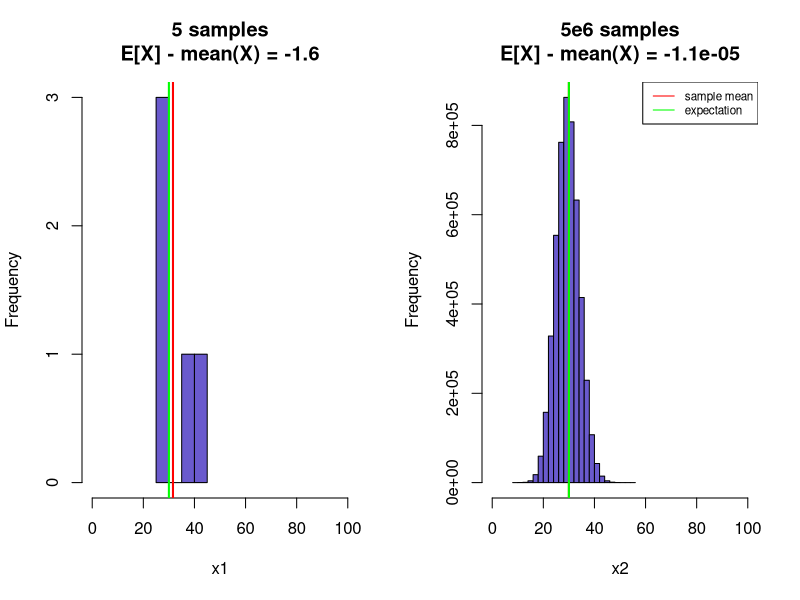
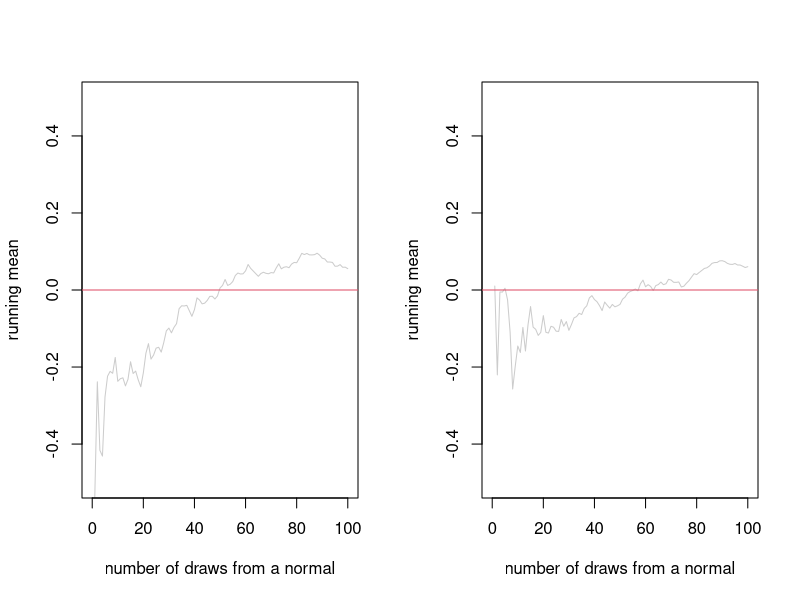
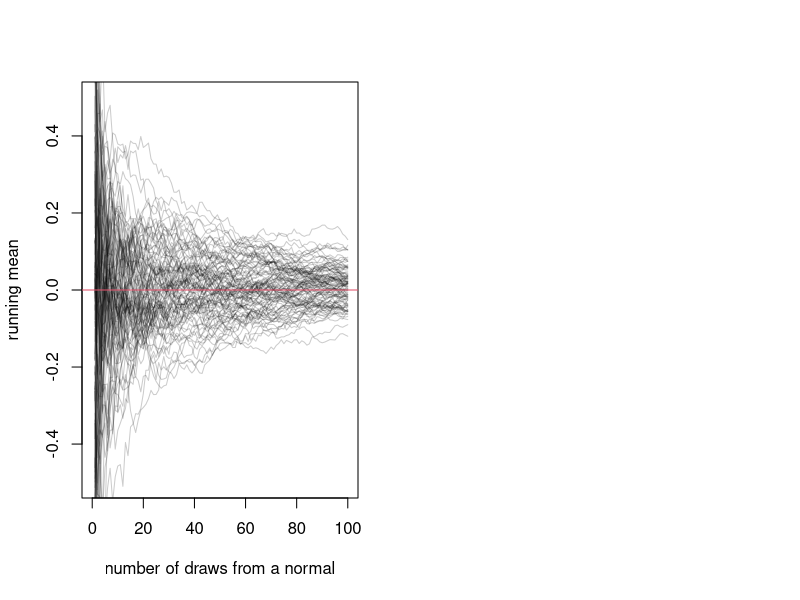

R code for these plots, in order: (Note: this script raises an error after producing the figures.)
## ---- chunk 1
	set.seed(234)
	options(digits=5)
## ---- chunk 2
par(mfrow=c(1,2))
	x1 <- rbinom(5,size=100,prob=0.3)
	x2 <- rbinom(5e6,size=100,prob=0.3)
		hist(x1,col="slateblue",main=sprintf("5 samples\nE[X] - mean(X) = %s",signif(30-mean(x1),3)),xlim=c(0,100))
			abline(v=mean(x1),col="red",lwd=2)
			abline(v=100*0.3,col="green",lwd=2)
		hist(x2,col="slateblue",main=sprintf("5e6 samples\nE[X] - mean(X) = %s",signif(30-mean(x2),3)),xlim=c(0,100))
			abline(v=mean(x2),col="red",lwd=2)
			abline(v=100*0.3,col="green",lwd=2)
		legend(x="topright",lty=1,col=c("red","green"),legend=c("sample mean","expectation"),cex=0.7)
## ---- chunk 3
	draw.running.mean <- function(r,n){
		replicate(r,{
			x1 <- rnorm(n,mean=0,sd=0.5)
			x1.mean <- cumsum(x1)/(1:n)
			lines(1:n,x1.mean,col=adjustcolor(1,0.2))
		})
		return(invisible(0))
	}
	n <- 1e2
	plot(0,xlim=c(0,n),ylim=c(-0.5,0.5),type='n',
			xlab="number of draws from a normal",
			ylab="running mean")
		draw.running.mean(r = 1,n = 100)
		abline(h=0,col=2)
## ---- chunk 4
	n <- 1e2
	plot(0,xlim=c(0,n),ylim=c(-0.5,0.5),type='n',
			xlab="number of draws from a normal",
			ylab="running mean")
		draw.running.mean(r = 1,n = 100)
		abline(h=0,col=2)
## ---- chunk 5

	n <- 1e2
	plot(0,xlim=c(0,n),ylim=c(-0.5,0.5),type='n',
			xlab="number of draws from a normal",
			ylab="running mean")
		draw.running.mean(r = 100,n = n)
		abline(h=0,col=2)
## ---- chunk 6
	knitr::include_graphics("figs/bayesmeme.jpg")
## ---- chunk 7
	knitr::include_graphics("../x15-Intro-to-Probability/figs/conditionalprob.jpg")
## ---- chunk 8
pr.hepatitis <- 0.001
pr.false.pos <- 0.05
sensitivity <- 0.99
n.people <- 1e6
## ---- chunk 9
	knitr::include_graphics("figs/docfig.jpeg")
## ---- chunk 10
	knitr::include_graphics("figs/docfig.jpeg")
## ---- chunk 11
	monty.hall.sim <- function(switch=FALSE){
		money.door <- sample(1:3,1)
		my.guess1 <- sample(1:3,1)
		if(my.guess1 != money.door){
			host.opens <- c(1:3)[-unique(c(money.door,my.guess1))]
		} else {
			host.opens <- sample(c(1:3)[-unique(c(money.door,my.guess1))],1)
		}
		my.guess2 <- ifelse(switch,
							c(1:3)[-unique(c(my.guess1,host.opens))],
							my.guess1)
		results <- list(list("switch" = switch,
						"doors" = list("money.door" = money.door,
									   "my.guess1" = my.guess1,
									   "host.opens" = host.opens,
									   "my.guess2" = my.guess2),
						"win" = ifelse(my.guess2 == money.door,
									   TRUE,
									   FALSE)))
		return(results)
	}

	plot.monty.hall <- function(results){
		doors <- matrix(c(1,3,5,1.5,1.5,1.5),nrow=3,ncol=2)
		lapply(results,
			function(r){
				plot(0,xlim=c(0,6),ylim=c(0,3),xaxt='n',yaxt='n',xlab="",ylab="",type='n',main=paste0("Switch=",r$switch))
					rect(c(0.5,2.5,4.5),c(0.5,0.5,0.5),c(1.5,3.5,5.5),c(2.5,2.5,2.5),col="brown")
					points(c(1.3,3.3,5.3),c(1.5,1.5,1.5),pch=19,cex=2)
					text(x=doors[r$doors$money.door,1],y=doors[r$doors$money.door,2],labels="$",cex=5,col=ifelse(r$win,"green","red"))
					text(x=doors[r$doors$my.guess1,1],y=doors[r$doors$my.guess1,2]+1.2,labels="guess1",cex=3,col="orange")
					text(x=doors[r$doors$host.opens,1],y=doors[r$doors$host.opens,2]+1.2,labels="opens",cex=3,col="orange")
					if(r$switch){
						text(x=doors[r$doors$my.guess2,1],y=doors[r$doors$my.guess2,2]+1.2,labels="guess2",cex=3,col="orange")			
					}
				if(r$win){
					box(lwd=3,col="green")
				} else {
					box(lwd=3,col="red")		
				}
		})
		return(invisible(""))
	}
## ---- chunk 12
	set.seed(123)
	plot.monty.hall(monty.hall.sim(switch=FALSE))
## ---- chunk 13
	noswitch.results <- replicate(400,monty.hall.sim(switch=FALSE))
## ---- chunk 14
	set.seed(123)
	plot.monty.hall(monty.hall.sim(switch=TRUE))
## ---- chunk 15
	switch.results <- replicate(400,monty.hall.sim(switch=TRUE))
## ---- chunk 16
	par(mar=rep(0.05,4),mfrow=c(20,20))
		plot.monty.hall(noswitch.results)
## ---- chunk 17
	par(mar=rep(0.05,4),mfrow=c(20,20))
		plot.monty.hall(switch.results)
## ---- chunk 18
	knitr::include_graphics("figs/Monty_open_door.svg.png")
## ---- chunk 19
	knitr::include_graphics("figs/bayescomic.jpeg")
## ---- chunk 20
#flips1 <- rbinom(1,10,0.5)
#flips2 <- rbinom(1,100,0.5)
flips1 <- 4
flips2 <- 52
p.seq <- seq(1e-4,1-1e-4,length.out=500)
## ---- chunk 21

	lnL.foo <- function(flips,n,p){
		lnL <- sum(dbinom(flips,n,p,log=TRUE))
		return(lnL)
	}

	lnL1 <- sapply(p.seq,function(p){lnL.foo(flips1,n=10,p=p)})
	lnL2 <- sapply(p.seq,function(p){lnL.foo(flips2,n=100,p=p)})
	pr1 <- dunif(p.seq,log=TRUE)
	pr2 <- dbeta(p.seq,3,3,log=TRUE)
	pr3 <- dbeta(p.seq,1/10,1/10,log=TRUE)
## ---- chunk 22
	plot(p.seq,lnL1,type='l',col="red",ylim=c(-15,0),
	 		ylab="log likelihood",xlab="values of p",
	 		main=sprintf("10 coin flips (%s heads)",flips1))
## ---- chunk 23
	plot(p.seq,lnL1,type='l',col="red",ylim=c(-15,0),
	 ylab="log likelihood",xlab="values of p",
	 main=sprintf("10 coin flips (%s heads)",flips1))
	 
	 abline(v=0.5,lwd=3)
	 text(x=0.32,y=-1,labels="prob(coin is fair)?",font=2)
## ---- chunk 24
plot(p.seq,type='n',ylim=c(-2,2),xlim=c(0,1),ylab="log prior probability",main="Possible Priors",xlab="values of p")
	lines(p.seq,pr1,lwd=3,col="blue")
		text(x=0.5,y=0.2,col="blue",font=2,labels="aliens",cex=2)
## ---- chunk 25
plot(p.seq,type='n',ylim=c(-2,2),xlim=c(0,1),ylab="log prior probability",main="Possible Priors",xlab="values of p")
	lines(p.seq,pr1,lwd=3,col="blue")
		text(x=0.5,y=0.2,col="blue",font=2,labels="aliens",cex=2)
## ---- chunk 26
plot(p.seq,type='n',ylim=c(-2,2),xlim=c(0,1),ylab="log prior probability",main="Possible Priors",xlab="values of p")
		lines(p.seq,pr2,lwd=3,col="green")
			text(x=0.5,y=1,col="green",font=2,labels=">1 rodeo",cex=2)
## ---- chunk 27
plot(p.seq,type='n',ylim=c(-2,2),xlim=c(0,1),ylab="log prior probability",main="Possible Priors",xlab="values of p")
		lines(p.seq,pr2,lwd=3,col="green")
			text(x=0.5,y=1,col="green",font=2,labels=">1 rodeo",cex=2)
## ---- chunk 28
plot(p.seq,type='n',ylim=c(-2,2),xlim=c(0,1),ylab="log prior probability",main="Possible Priors",xlab="values of p")
		lines(p.seq,pr3,lwd=3,col="purple")
			text(x=0.5,y=-1.45,col="purple",font=2,labels="shifty dude",cex=2)
## ---- chunk 29
plot(p.seq,type='n',ylim=c(-2,2),xlim=c(0,1),ylab="log prior probability",main="Possible Priors",xlab="values of p")
		lines(p.seq,pr3,lwd=3,col="purple")
			text(x=0.5,y=-1.45,col="purple",font=2,labels="shifty dude",cex=2)
## ---- chunk 30
	plot(p.seq,type='n',ylim=c(-2,2),xlim=c(0,1),ylab="log prior probability",main="Possible Priors",xlab="values of p")
		lines(p.seq,pr1,lwd=3,col="blue")
			text(x=0.5,y=0.2,col="blue",font=2,labels="aliens",cex=2)
		lines(p.seq,pr2,lwd=3,col="green")
			text(x=0.5,y=1,col="green",font=2,labels=">1 rodeo",cex=2)
		lines(p.seq,pr3,lwd=3,col="purple")
			text(x=0.5,y=-1.45,col="purple",font=2,labels="shifty dude",cex=2)
		
## ---- chunk 31
plot(p.seq,lnL1,ylim=c(-15,5),type='l',col=2,lwd=2,ylab="log posterior probability",xlab="values of p",
	 	main=sprintf("10 coin flips (%s heads)",flips1))
	legend(x="topleft",lty=1,col=c("red","blue","green","purple"),
			legend=c("log-likelihood","uniform prior",">1 rodeo prior","shifty dude prior"),
			lwd=3)
## ---- chunk 32
plot(p.seq,lnL1,ylim=c(-15,5),type='l',col=2,lwd=2,ylab="log posterior probability",xlab="values of p",
	 	main=sprintf("10 coin flips (%s heads)",flips1))
	lines(p.seq,lnL1+pr1,col="blue",lwd=2,lty=2)
	lines(p.seq,lnL1+pr2,col="green",lwd=2,lty=2)
	lines(p.seq,lnL1+pr3,col="purple",lwd=2,lty=2)
	legend(x="topleft",lty=1,col=c("red","blue","green","purple"),
			legend=c("log-likelihood","uniform prior",">1 rodeo prior","shifty dude prior"),
			lwd=3)
## ---- chunk 33

pr1.foo <- function(p){
	pr1 <- dunif(p,0,1,log=TRUE)
	return(pr1)
}

pr2.foo <- function(p){
	pr2 <- dbeta(p,3,3,log=TRUE)
	return(pr2)
}

pr3.foo <- function(p){
	pr3 <- dbeta(p,0.1,0.1,log=TRUE)
	return(pr3)
}

post.prob1 <- lnL.foo(flips1,10,0.5) + pr1.foo(0.5)
post.prob2  <- lnL.foo(flips1,10,0.5) + pr2.foo(0.5)
post.prob3 <- lnL.foo(flips1,10,0.5) + pr3.foo(0.5)

plot(p.seq,lnL1,ylim=c(-15,5),type='l',col=2,lwd=2,
		ylab="log posterior probability",xlab="values of p",
		main=sprintf("10 coin flips (%s heads)",flips1))
	lines(p.seq,lnL1+pr1,col="blue",lwd=2,lty=2)
	lines(p.seq,lnL1+pr2,col="green",lwd=2,lty=2)
	lines(p.seq,lnL1+pr3,col="purple",lwd=2,lty=2)
	legend(x="topleft",lty=1,col=c("red","blue","green","purple"),
			legend=c("log-likelihood","uniform prior",">1 rodeo prior","shifty dude prior"),
			lwd=3)
	abline(v=0.5,lwd=2)
		segments(x0=0.5,y0=post.prob1,x1=1.2,y1=post.prob1,lty=2,col="blue")
		segments(x0=0.5,y0=post.prob2,x1=1.2,y1=post.prob2,lty=2,col="green")
		segments(x0=0.5,y0=post.prob3,x1=1.2,y1=post.prob3,lty=2,col="purple")
	# text(x=0.92,y=c(-25,-27.5,-30),
			# labels=paste0("p(p=0.5) = ",round(c(post.prob2, post.prob1, post.prob3),1)),
			# col=c("green","blue","purple"))
	# text(x=0.13,y=c(-40,-42.5,-45),
			# labels=paste0("p(p=0.0 01) = ",
						# round(c(lnL.foo(flips,20,0.001) + pr3.foo(0.001),
								# lnL.foo(flips,20,0.001) + pr1.foo(0.001),
								# lnL.foo(flips,20,0.001) + pr2.foo(0.001) ),1)),
			# col=c("purple","blue","green"))
## ---- chunk 34

post.prob1 <- lnL.foo(flips2,100,0.5) + pr1.foo(0.5)
post.prob2  <- lnL.foo(flips2,100,0.5) + pr2.foo(0.5)
post.prob3 <- lnL.foo(flips2,100,0.5) + pr3.foo(0.5)

plot(p.seq,lnL2,ylim=c(-15,5),type='l',col=2,lwd=2,
		ylab="log posterior probability",xlab="values of p",
		main=sprintf("100 coin flips (%s heads)",flips2))
	lines(p.seq,lnL2+pr1,col="blue",lwd=2,lty=2)
	lines(p.seq,lnL2+pr2,col="green",lwd=2,lty=2)
	lines(p.seq,lnL2+pr3,col="purple",lwd=2,lty=2)
	legend(x="topleft",lty=1,col=c("red","blue","green","purple"),
			legend=c("log-likelihood","uniform prior",">1 rodeo prior","shifty dude prior"),
			lwd=3)
	abline(v=0.5,lwd=2)
		segments(x0=0.5,y0=post.prob1,x1=1.2,y1=post.prob1,lty=2,col="blue")
		segments(x0=0.5,y0=post.prob2,x1=1.2,y1=post.prob2,lty=2,col="green")
		segments(x0=0.5,y0=post.prob3,x1=1.2,y1=post.prob3,lty=2,col="purple")
	# text(x=0.92,y=c(-25,-27.5,-30),
			# labels=paste0("p(p=0.5) = ",round(c(post.prob2, post.prob1, post.prob3),1)),
			# col=c("green","blue","purple"))
	# text(x=0.13,y=c(-40,-42.5,-45),
			# labels=paste0("p(p=0.0 01) = ",
						# round(c(lnL.foo(flips,20,0.001) + pr3.foo(0.001),
								# lnL.foo(flips,20,0.001) + pr1.foo(0.001),
								# lnL.foo(flips,20,0.001) + pr2.foo(0.001) ),1)),
			# col=c("purple","blue","green"))
## ---- chunk 35
	knitr::include_graphics("figs/bayes-theorem-visualized.jpg")
